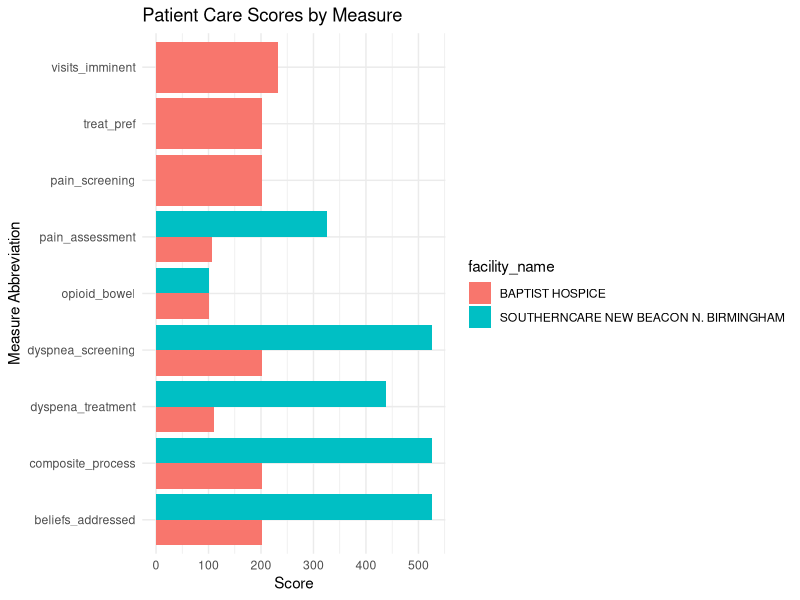

Here is the R script that generated this plot:
library(tidyr)
library(dplyr)
library(ggplot2)
data("cms_patient_care", package = "tidyr")

# Select a few columns and take a small sample
care_small <- cms_patient_care |>
  dplyr::select(facility_name, measure_abbr, score) |>
  dplyr::slice_head(n = 30)

care_small

ggplot(care_small, aes(score, measure_abbr, fill = facility_name)) +
  geom_col(position = 'dodge') +
  theme_minimal() +
  labs(
    title = "Patient Care Scores by Measure",
    y = "Measure Abbreviation",
    x = "Score"
  )

